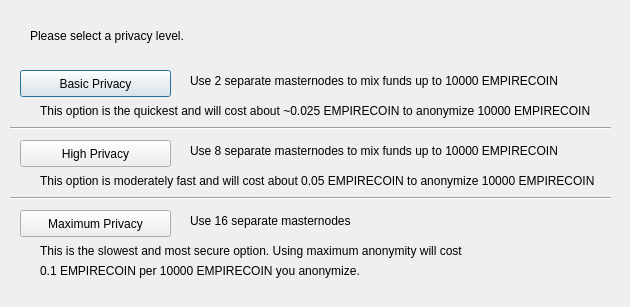
<?xml version="1.0" encoding="UTF-8"?>
<ui version="4.0">
 <class>ObfuscationConfig</class>
 <widget class="QDialog" name="ObfuscationConfig">
  <property name="geometry">
   <rect>
    <x>0</x>
    <y>0</y>
    <width>630</width>
    <height>307</height>
   </rect>
  </property>
  <property name="windowTitle">
   <string>Configure Obfuscation</string>
  </property>
  <widget class="QPushButton" name="buttonBasic">
   <property name="geometry">
    <rect>
     <x>20</x>
     <y>70</y>
     <width>151</width>
     <height>27</height>
    </rect>
   </property>
   <property name="text">
    <string>Basic Privacy</string>
   </property>
  </widget>
  <widget class="QPushButton" name="buttonHigh">
   <property name="geometry">
    <rect>
     <x>20</x>
     <y>140</y>
     <width>151</width>
     <height>27</height>
    </rect>
   </property>
   <property name="text">
    <string>High Privacy</string>
   </property>
  </widget>
  <widget class="QPushButton" name="buttonMax">
   <property name="geometry">
    <rect>
     <x>20</x>
     <y>210</y>
     <width>151</width>
     <height>27</height>
    </rect>
   </property>
   <property name="text">
    <string>Maximum Privacy</string>
   </property>
  </widget>
  <widget class="QLabel" name="label">
   <property name="geometry">
    <rect>
     <x>30</x>
     <y>20</y>
     <width>571</width>
     <height>31</height>
    </rect>
   </property>
   <property name="text">
    <string>Please select a privacy level.</string>
   </property>
  </widget>
  <widget class="QLabel" name="label_2">
   <property name="geometry">
    <rect>
     <x>190</x>
     <y>70</y>
     <width>421</width>
     <height>21</height>
    </rect>
   </property>
   <property name="text">
    <string>Use 2 separate masternodes to mix funds up to 10000 EMPIRECOIN</string>
   </property>
  </widget>
  <widget class="QLabel" name="label_3">
   <property name="geometry">
    <rect>
     <x>190</x>
     <y>140</y>
     <width>411</width>
     <height>21</height>
    </rect>
   </property>
   <property name="text">
    <string>Use 8 separate masternodes to mix funds up to 10000 EMPIRECOIN</string>
   </property>
  </widget>
  <widget class="QLabel" name="label_4">
   <property name="geometry">
    <rect>
     <x>190</x>
     <y>210</y>
     <width>421</width>
     <height>21</height>
    </rect>
   </property>
   <property name="text">
    <string>Use 16 separate masternodes</string>
   </property>
  </widget>
  <widget class="QLabel" name="label_6">
   <property name="geometry">
    <rect>
     <x>40</x>
     <y>100</y>
     <width>561</width>
     <height>21</height>
    </rect>
   </property>
   <property name="text">
    <string>This option is the quickest and will cost about ~0.025 EMPIRECOIN to anonymize 10000 EMPIRECOIN</string>
   </property>
  </widget>
  <widget class="QLabel" name="label_7">
   <property name="geometry">
    <rect>
     <x>40</x>
     <y>170</y>
     <width>561</width>
     <height>21</height>
    </rect>
   </property>
   <property name="text">
    <string>This option is moderately fast and will cost about 0.05 EMPIRECOIN to anonymize 10000 EMPIRECOIN</string>
   </property>
  </widget>
  <widget class="QLabel" name="label_8">
   <property name="geometry">
    <rect>
     <x>40</x>
     <y>240</y>
     <width>561</width>
     <height>21</height>
    </rect>
   </property>
   <property name="text">
    <string>This is the slowest and most secure option. Using maximum anonymity will cost</string>
   </property>
  </widget>
  <widget class="QLabel" name="label_9">
   <property name="geometry">
    <rect>
     <x>40</x>
     <y>260</y>
     <width>561</width>
     <height>21</height>
    </rect>
   </property>
   <property name="text">
    <string>0.1 EMPIRECOIN per 10000 EMPIRECOIN you anonymize.</string>
   </property>
  </widget>
  <widget class="Line" name="line">
   <property name="geometry">
    <rect>
     <x>10</x>
     <y>120</y>
     <width>601</width>
     <height>16</height>
    </rect>
   </property>
   <property name="orientation">
    <enum>Qt::Horizontal</enum>
   </property>
  </widget>
  <widget class="Line" name="line_2">
   <property name="geometry">
    <rect>
     <x>10</x>
     <y>190</y>
     <width>601</width>
     <height>16</height>
    </rect>
   </property>
   <property name="orientation">
    <enum>Qt::Horizontal</enum>
   </property>
  </widget>
 </widget>
 <resources/>
 <connections/>
</ui>
